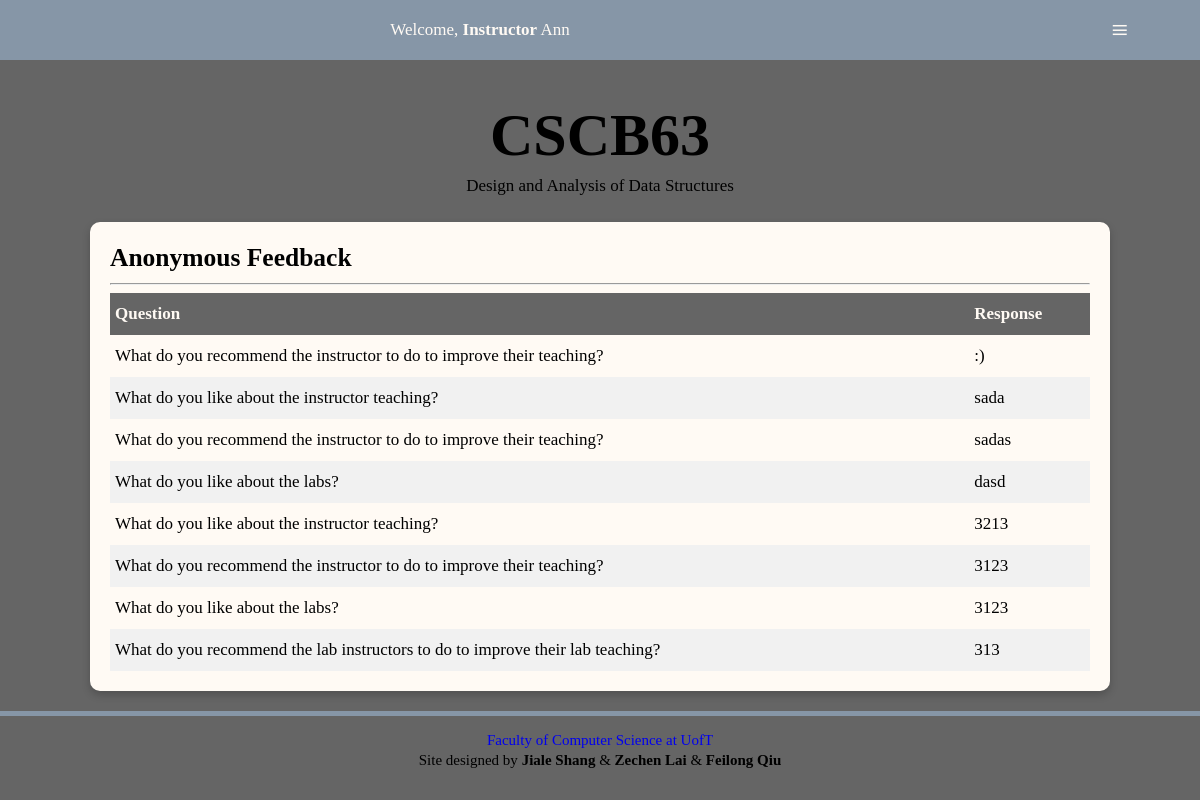
Screenshot of /feedback (signed in) with the database file from the repository.
### tables this page shows
CREATE TABLE Feedback(
	username NVARCHAR(50) NOT NULL,
	qid INTEGER NOT NULL,
	ans NVARCHAR(255) NULL,
	FOREIGN KEY(username) REFERENCES Users(username),
	FOREIGN KEY(qid) REFERENCES Questions(qid)
);

CREATE TABLE "Questions" (
	"qid"	INTEGER NOT NULL,
	"qname"	NVARCHAR(255) NOT NULL,
	PRIMARY KEY("qid")
);

### app.py (the view, shortened to what this page needs)
@app.route('/feedback',methods=['GET', 'POST'])
def feedback():
    if not 'user' in session:
        return redirect(url_for('home'))
    db = get_db()
    db.row_factory = make_dicts
    name=session['user']['username']
    if session['user']['type']:
        feedbacks=[]
        for item in query_db('select qname,ans from Feedback natural join Questions where username=?',[name]):
            feedbacks.append(item)
        db.close
        return render_template('feedback_i.html',user=session['user'],feedback = feedbacks)

### app.py (called while the page is built)
def get_db():
    db=getattr(g,'_database',None)
    if db is None:
        db=g._database=sqlite3.connect(DATABASE)
    return db

def make_dicts(cursor, row):
    return dict((cursor.description[idx][0],value)
                for idx,value in enumerate(row))

def query_db(query, args=(),one=False):
    cur = get_db().execute(query,args)
    rv = cur.fetchall()
    cur.close()
    return (rv[0] if rv else None) if one else rv

@app.teardown_appcontext
def close_connection(exception):
    db = getattr(g, '_database', None)
    if db is not None:
        db.close()

### templates/feedback_i.html (shortened to what this page needs)
<!DOCTYPE html>
<html lang="en">
<head>
<link href="../static/style.css" rel="stylesheet">
</head>
<body>
  <nav>
    <div id="menu-title">Welcome, <strong>Instructor</strong> {{ user['name']['first_name'] }}</div>
    <label for="drop" class="button">≡</label>
  </nav>
  <div class="content">
    <div class="title">
      <h1>CSCB63</h1>
      <p>Design and Analysis of Data Structures</p>
    </div>
    <section>
      <h2>Anonymous Feedback</h2><hr>
      <div class="table">
        <div class="heading">
          <div class="cell">Question</div>
          <div class="cell">Response</div>
        </div>
        {% for item in feedback %}
        <div class="row">
          <div class="cell">{{item['qname']}}</div>
          <div class="cell">{{item['ans']}}</div>
        </div>
        {% endfor %}
      </div>
    </section>
  </div>
  <div id="footer">
    <p><a href="https://web.cs.toronto.edu/">Faculty of Computer Science at UofT</a></p>
    <p>Site designed by <strong>Jiale Shang</strong> & <strong>Zechen Lai</strong> & <strong>Feilong Qiu</strong></p>
  </div>
</body>
</html>

### static/style.css (style rules this page uses)
body { background: #656565; font-size:17px; line-height: 32px; margin: 0; padding: 0; word-wrap:break-word !important; }
ul, p,h1,h2,h3 { margin:0; }
.title { text-align:center; margin-top: 100px; }
h1 { font-size:60px; line-height: 70px; }
.content { width: 85%; margin: 0 auto; margin-top: 30px; max-width: 1200px; min-width: 375px; }
a { text-decoration: none; }
section { box-shadow: 0 4px 8px 0 rgba(0,0,0,0.2); transition: 0.3s; margin:20px 0; padding: 20px; background: #fffaf4; border-radius: 10px; overflow: auto; }
.button, [id^=drop], .mobile-split { display: none; }
nav { margin:0; padding: 0; background-color: #8696a7; width: 100%; position: fixed; top:0; overflow: visible; }
#menu-title { display: block; padding: 0 30px; float: left; font-size:20px; line-height: 60px; color:#fffaf4; }
nav:after { content:""; display:table; clear:both; }
.table { display: table; width: 100%; }
.heading { display: table-row; font-weight: bold; background: #656565; color: #fffaf4; }
.row { display: table-row; }
.row:nth-child(odd) { background: #f1f1f1; }
.cell { display: table-cell; padding: 5px; }
#footer { padding:10px; text-align:center; border-top: 5px solid #8696a7; padding-top: 1%; }
#footer p { margin:5px; line-height: 15px; font-size: 15px; }
#footer a { text-decoration: none; transition: 0.4s; }
@media all and (max-width : 1227px) { #menu-title { padding: 0; width: 80%; text-align: center; float: left; font-size: 17px; } }
@media all and (max-width : 1227px) { nav ,nav ul { margin: 0; } }
@media all and (max-width : 1227px) { .button { display: block; background-color: #8696a7; padding:14px 20px; font-size:30px; text-decoration:none; float: right; border:none; width:10%; } }
@media all and (max-width : 1227px) { nav a:hover, nav ul ul a, nav ul ul, .button { color:#fffaf4; text-align: center; } }

### rows the page displays
Feedback: qname "What do you recommend the instructor to do to improve their teaching?", ans ":)"
Feedback: qname "What do you like about the instructor teaching?", ans "sada"
Feedback: qname "What do you recommend the instructor to do to improve their teaching?", ans "sadas"
Feedback: qname "What do you like about the labs?", ans "dasd"
Feedback: qname "What do you like about the instructor teaching?", ans "3213"
Feedback: qname "What do you recommend the instructor to do to improve their teaching?", ans "3123"
Feedback: qname "What do you like about the labs?", ans "3123"
Feedback: qname "What do you recommend the lab instructors to do to improve their lab teaching?", ans "313"

### other values shown
{{ user['name']['first_name'] }} "Ann"
